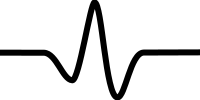
#> input picture src/EKG1.png, 200 x 100 px, found by its file name
$ python Ekg.py
#> lines starting #> are read from the running program, lines starting #| are printed output that depends on the picture
import numpy as np
import cv2


def gen_ekg(img, pos, tail_length=50):
    s = np.shape(img)
    grad = np.zeros(s)
    for i in range(0, s[0]):
        for j in range(0, s[1]):
            if j < pos:
                grad[i, j] = ((j-(pos-tail_length))/(pos-(pos-tail_length)))*255
    grad = np.clip(grad/255, 0, 1)
    return grad * img


img = 255 - cv2.imread("/home/matthias/Documents/EKG1.png", 0)
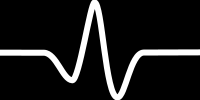
#> img: shape (100, 200); min 0, max 255, mean 28.7
s = np.shape(img)
#> s = (100, 200)
tail_length = 130
for i in range(0, s[1]+tail_length):
    ekg = gen_ekg(img, pos=i, tail_length=tail_length).astype(np.uint8)
    print(np.shape(ekg))
    ekg = cv2.cvtColor(ekg, cv2.COLOR_GRAY2BGR)
    ekg = ekg/255
    ekg[:, :, 0] *= 255 - 255
    ekg[:, :, 1] *= 255 - 232
    ekg[:, :, 2] *= 255 - 205
    ekg = 255 - ekg
    ekg = ekg.astype(np.uint8)
    # ekg[np.where((ekg == [0, 0, 0]).all(axis=2))] = [255,255,255]
    cv2.imshow('EKG', ekg)
    cv2.waitKey(1)
#> ekg: shape (100, 200, 3); every value is 255
